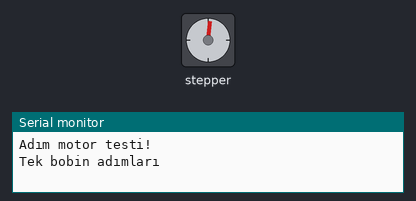
Bench run of a sketch on a simulated Arduino Uno, built with avr-gcc and run on an emulated ATmega328P. Parts: stepper motor, the last lines printed to the serial monitor. Stepper angles assume 48 steps per turn.

Above: at 0.15 s.
At 12.26 s:
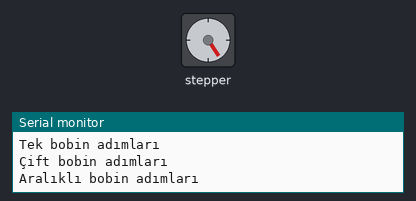
At 24.03 s:
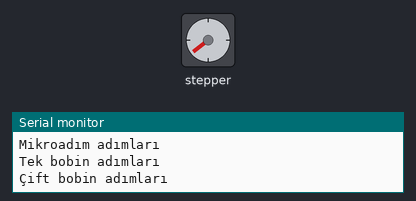
At 36.15 s:
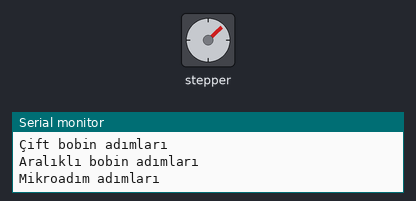
Timing chart, 0 to 40.0 s (numbered marks = the images above):
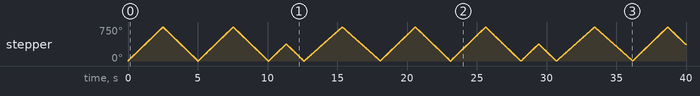

The sketch:

Motor_Kalkani_adimmotor.ino
```cpp
#include <AFMotor.h>

// Motor kalkanının M3 ve M4 portlarına Devir başına 48 adım (7,5 derece) ile bir adım motor bağlanır.
AF_Stepper motor(48, 2);

void setup() {
Serial.begin(9600); // 9600 bps hızında seri port iletişimi başlatılır.
Serial.println("Adım motor testi!");


motor.setSpeed(50);  // 50 rpm
}

void loop() {
Serial.println("Tek bobin adımları");
motor.step(100, FORWARD, SINGLE);
motor.step(100, BACKWARD, SINGLE);

Serial.println("Çift bobin adımları");
motor.step(100, FORWARD, DOUBLE);
motor.step(100, BACKWARD, DOUBLE);

Serial.println("Aralıklı bobin adımları");
motor.step(100, FORWARD, INTERLEAVE);
motor.step(100, BACKWARD, INTERLEAVE);

Serial.println("Mikroadım adımları");
motor.step(100, FORWARD, MICROSTEP);
motor.step(100, BACKWARD, MICROSTEP);
}
```
